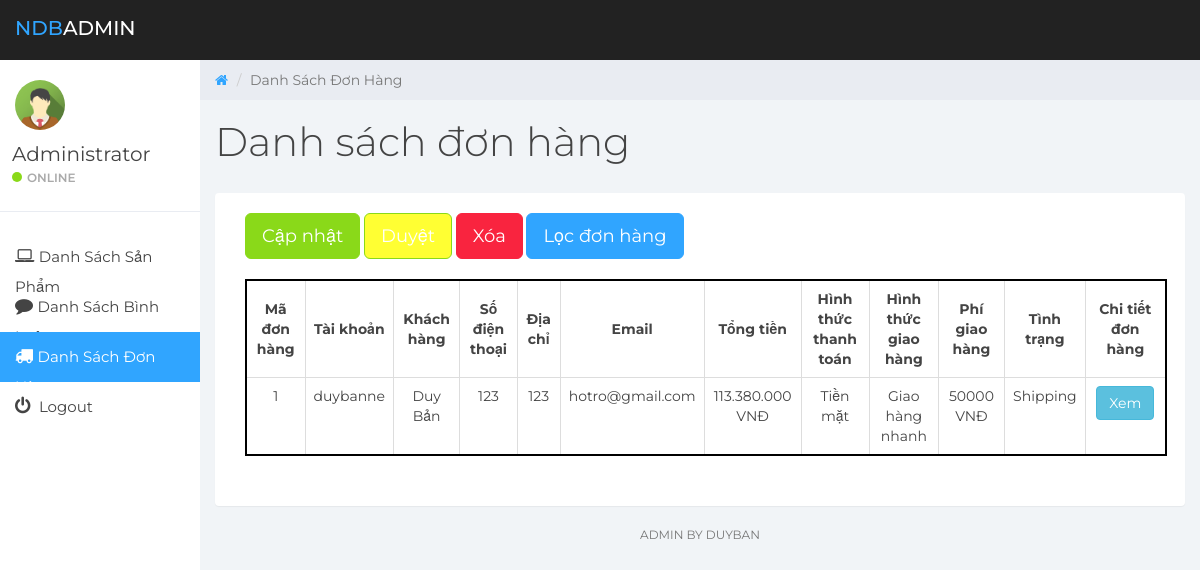
/Admin/order.php, run on the app's committed database.
### tables this page shows
CREATE TABLE IF NOT EXISTS `taikhoan` (
  `username` char(50) NOT NULL,
  `password` char(50) NOT NULL,
  `fullname` varchar(100) NOT NULL,
  `sdt` char(10) NOT NULL,
  `diachi` varchar(200) NOT NULL,
  `email` char(100) NOT NULL,
  `hoatdong` int NOT NULL,
  `loaiTK` int DEFAULT NULL,
  `trangthai` int NOT NULL,
  PRIMARY KEY (`username`)
);

CREATE TABLE IF NOT EXISTS `donhang` (
  `madh` int NOT NULL,
  `ngaydat` varchar(20) NOT NULL,
  `thoigian` varchar(10) NOT NULL,
  `username` varchar(20) NOT NULL,
  `khachhang` varchar(100) NOT NULL,
  `sdt` char(10) NOT NULL,
  `diachi` varchar(200) NOT NULL,
  `email` varchar(100) NOT NULL,
  `tongtien` char(20) NOT NULL,
  `hinhthucTT` varchar(50) NOT NULL,
  `hinhthucGH` varchar(50) NOT NULL,
  `ship` char(20) NOT NULL,
  `trangthai` varchar(20) NOT NULL,
  PRIMARY KEY (`madh`)
);

### Admin/order.php (called while the page is built, shortened)
<?php
	$level = "";
	$level_2 = "../";
	include($level."layout.php");
?>

### Admin/DB.php (called while the page is built, shortened)
<?php
class DP
{
    private static function connect_DB()
    {
        $host = 'localhost';
        $dbname = 'webth';
        $us = 'root';
        $pass = '';
        try {
            $conn = new PDO("mysql:host=$host;dbname=$dbname;charset=utf8mb4", $us, $pass, [
                PDO::ATTR_ERRMODE => PDO::ERRMODE_EXCEPTION,
                PDO::ATTR_PERSISTENT => false,
                PDO::MYSQL_ATTR_INIT_COMMAND => "SET NAMES utf8mb4 COLLATE utf8mb4_unicode_ci"
            ]);
            return $conn;
        } catch (PDOException $e) {
            error_log("Database connection error: " . $e->getMessage());
            return null;
        }
    }
    private static function get_type($var)
    {
        switch (gettype($var)) {
            case 'integer':
                return PDO::PARAM_INT;
        }
    }
    public static function run_query($query, $paras, $type)
    {
        try {
            $con = self::connect_DB();
            $h = $con->prepare($query);
            foreach ($paras as $key => $para) {
                $h->bindValue($key + 1, $para, self::get_type($para));
            }
            $h->execute();
            $result = null;
            switch ($type) {
                case 2:
                    $result = $h->fetchAll();
                    break;
            }
            return $result;
        } catch (PDOException $e) {
            error_log("Query error: " . $e->getMessage());
            return false;
        } catch (Exception $e) {
            error_log("Error: " . $e->getMessage());
            return false;
        }
    }
}

### Admin/content/order_data.php (called while the page is built)
<?php
	include($level.'DB.php');
	$AdminName = DP::run_query("SELECT * FROM taikhoan WHERE loaiTK = 1",[],2);
	if (isset($_GET['customer'])&&isset($_GET['date']))
	{
		$customer="%".$_GET['customer']."%";
		$date="%".$_GET['date']."%";
		$Order_List = DP::run_query("SELECT * FROM donhang WHERE khachhang like ? AND ngaydat like ?",[$customer,$date],2);
	}
	elseif(isset($_GET['customer']))
	{
		$customer="%".$_GET['customer']."%";
		$Product_List=DP::run_query("SELECT * FROM donhang WHERE khachhang like ?",[$customer],2);
	}
	elseif(isset($_GET['date']))
	{
		$date="%".$_GET['date']."%";
		$Product_List=DP::run_query("SELECT * FROM donhang WHERE ngaydat like ?",[$date],2);
	}
	else
	{
		$Order_List = DP::run_query("SELECT * FROM donhang order by madh",[],2);
	}
?>

### Admin/content/order_list.php (the view, shortened to what this page needs)
<div class="row">
	<div class="col-lg-12">
		<h1 class="page-header">Danh sách đơn hàng</h1>
	</div>
</div>
<div class="panel panel-container" style='padding-bottom: 50px'>
	<div class='btn-group-lg' style='margin: 0px 0px 20px 30px'>
		<button type="button" class="btn btn-success" data-toggle="modal" data-target="#Update">Cập nhật</button>
		<button type="button" class="btn btn-success" style="background-color:#FFFF33" data-toggle="modal" data-target="#Approved">Duyệt</button>
		<button type="button" class="btn btn-danger" data-toggle="modal" data-target="#Delete">Xóa</button>
		<button type="button" class="btn btn-primary" data-toggle="modal" data-target="#Filter">Lọc đơn hàng</button>
	</div>
	<table class='table table-bordered' style='width: 95%; border: 2px solid black; margin-left:30px;'>
		<thead>
			<tr>
				<th>Mã đơn hàng</th>
				<th>Tài khoản</th>
				<th>Khách hàng</th>
				<th>Số điện thoại</th>
				<th>Địa chỉ</th>
				<th>Email</th>
				<th>Tổng tiền</th>
				<th>Hình thức thanh toán</th>
				<th>Hình thức giao hàng</th>
				<th>Phí giao hàng</th>
				<th>Tình trạng</th>
				<th>Chi tiết đơn hàng</th>
			</tr>
		</thead>
		<tbody>
			<?php
			foreach ($Order_List as $key) {
				$orderCode = $key['madh'];
				$account = $key['username'];
				$customer = $key['khachhang'];
				$phone = $key['sdt'];
				$address = $key['diachi'];
				$email = $key['email'];
				$tongtien = $key['tongtien'];
				$hinhthuctt = $key['hinhthucTT'];
				$hinhthucgh = $key['hinhthucGH'];
				$ship = $key['ship'];
				$trangthai = $key['trangthai'];
			?>
				<tr>
					<td><?php echo $orderCode; ?></td>
					<td><?php echo $account; ?></td>
					<td><?php echo $customer; ?></td>
					<td><?php echo $phone; ?></td>
					<td><?php echo $address; ?></td>
					<td><?php echo $email; ?></td>
					<td><?php echo number_format($tongtien, 0, ',', '.') . ' VNĐ'; ?></td>
					<td><?php echo $hinhthuctt; ?></td>
					<td><?php echo $hinhthucgh; ?></td>
					<td><?php echo $ship . ' VNĐ'; ?></td>
					<td><?php echo $trangthai; ?></td>
					<td><?php include($level . CONT_ORDER . 'ctdonhang.php'); ?></td>
				</tr>
			<?php
			}
			?>
		</tbody>
	</table>
</div>

### Admin/content/order_sidebar.php (shortened to what this page needs)
<head>
<link rel="stylesheet" href="https://cdnjs.cloudflare.com/ajax/libs/font-awesome/4.7.0/css/font-awesome.min.css">
</head>
<div id="sidebar-collapse" class="col-sm-3 col-lg-2 sidebar">
		<div class="profile-sidebar">
			<div class="profile-userpic">
				<img src="<?php echo $level_2.IMG.'img_avatar2.png';?>" style='border-radius:50%; width:50px,height:50px'>
			</div>
			<div class="profile-usertitle">
				<div class="profile-usertitle-name"><?php echo $AdminName[0]['fullname']; ?></div>
				<div class="profile-usertitle-status"><span class="indicator label-success"></span>Online</div>
			</div>
		</div>
		<ul class="nav menu">
			<li><a href="index.php"><em class="fa fa-laptop icon">&nbsp;</em>Danh Sách Sản Phẩm</a></li>
			<li><a href="comment.php"><em class="fa fa-comment icon">&nbsp;</em>Danh Sách Bình Luận</a></li>
			<li class='active'><a href="order.php"><em class="fa fa-truck icon">&nbsp;</em>Danh Sách Đơn Hàng</a></li>
			<li><a href="<?php echo $level_2.'content/logout.php' ?>"><em class="fa fa-power-off icon">&nbsp;</em> Logout</a></li>
		</ul>
	</div>
	<div class="col-sm-9 col-sm-offset-3 col-lg-10 col-lg-offset-2 main">
		<div class="row">
			<ol class="breadcrumb">
				<li><a href="#">
					<em class="fa fa-home"></em>
				</a></li>
				<li class="active">Danh Sách Đơn Hàng</li>
			</ol>
		</div>

### Admin/content/content_order/ctdonhang.php (shortened to what this page needs)
<button type="button" class="btn btn-info" data-toggle="modal" data-target="<?php echo '#' . $orderCode; ?>">Xem</button>

### Admin/css/styles.css (style rules this page uses)
body { background: #f1f4f7; padding-top: 60px; font-size: 14px; color: #444444; font-family: "Montserrat", "Helvetica Neue", Helvetica, Arial, sans-serif; }
a, a:hover, a:focus { color: #30a5ff; }
h1, h2, h3, h4, h5, h6 { color: #444444; }
h1 { font-weight: 300; font-size: 40px; }
.btn-primary, .btn-primary:hover, .btn-primary:focus, .btn-primary:active, .btn-primary.active, .open > .dropdown-toggle.btn-primary, .btn-primary.disabled, .btn-primary[disabled], fieldset[disabled] .btn-primary, .btn-primary.disabled:hover, .btn-primary[disabled]:hover, fieldset[disabled] .btn-primary:hover, .btn-primary.disabled:focus, .btn-primary[disabled]:focus, fieldset[disabled] .btn-primary:focus, .btn-primary.disabled:active, .btn-primary[disabled]:active, fieldset[disabled] .btn-primary:active, .btn-primary.disabled.active, .btn-primary[disabled].active, fieldset[disabled] .btn-primary.active { background-color: #30a5ff; border-color: #30a5ff; }
.btn-success, .btn-success:hover, .btn-success:focus, .btn-success:active, .btn-success.active, .open > .dropdown-toggle.btn-success, .btn-success.disabled, .btn-success[disabled], fieldset[disabled] .btn-success, .btn-success.disabled:hover, .btn-success[disabled]:hover, fieldset[disabled] .btn-success:hover, .btn-success.disabled:focus, .btn-success[disabled]:focus, fieldset[disabled] .btn-success:focus, .btn-success.disabled:active, .btn-success[disabled]:active, fieldset[disabled] .btn-success:active, .btn-success.disabled.active, .btn-success[disabled].active, fieldset[disabled] .btn-success.active { background-color: #8ad919; border-color: #8ad919; }
.btn-danger, .btn-danger:hover, .btn-danger:focus, .btn-danger:active, .btn-danger.active, .open > .dropdown-toggle.btn-danger, .btn-danger.disabled, .btn-danger[disabled], fieldset[disabled] .btn-danger, .btn-danger.disabled:hover, .btn-danger[disabled]:hover, fieldset[disabled] .btn-danger:hover, .btn-danger.disabled:focus, .btn-danger[disabled]:focus, fieldset[disabled] .btn-danger:focus, .btn-danger.disabled:active, .btn-danger[disabled]:active, fieldset[disabled] .btn-danger:active, .btn-danger.disabled.active, .btn-danger[disabled].active, fieldset[disabled] .btn-danger.active { background-color: #f9243f; border-color: #f9243f; }
.label-success { background-color: #8ad919; }
.panel { border: 0; }
.panel-container { padding-top: 20px; }
.sidebar { display: block; padding: 0; display: none; box-shadow: none; background: #fff; }
.sidebar ul { margin: 20px 0px; }
@media (min-width: 768px) { .sidebar { display: block; position: fixed; top: 60px; bottom: 0; left: 0; z-index: 1000; display: block; margin: 0; padding: 0; overflow-x: hidden; overflow-y: auto; } }
.sidebar ul.nav .active a, .sidebar ul.nav li.parent a.active, .sidebar ul.nav .active > a:hover, .sidebar ul.nav li.parent a.active:hover, .sidebar ul.nav .active > a:focus, .sidebar ul.nav li.parent a.active:focus { color: #fff; background-color: #30a5ff; }
.sidebar ul.nav li a { height: 50px; font-size: 15px; line-height: 2em; color: #444444; }
.profile-sidebar { padding: 10px 0; border-bottom: 1px solid #e9ecf2; }
.indicator { width: 10px; height: 10px; display: inline-block; border-radius: 9999px; margin-right: 5px; }
.profile-userpic img { float: left; margin: 10px 0px 0px 15px; width: 50px; height: 50px; border-radius: 9999px !important; }
.profile-usertitle { float: left; text-align: left; margin: 10px 0 0 12px; }
.profile-usertitle-name { font-size: 20px; margin-bottom: 0px; }
.profile-usertitle-status { text-transform: uppercase; color: #AAA; font-size: 12px; font-weight: 600; margin-bottom: 15px; }
.breadcrumb { border-radius: 0; padding: 10px 15px 10px 15px; background: #e9ecf2; margin: 0; }
h1.page-header { margin-top: 20px; border-bottom: 0; }
.table { background: #fff; }
.table > thead > tr > th { border-bottom: 1px solid #e6e7e8; vertical-align: middle; height: 50px; }

### Admin/content/order_sidebar.php (style rules this page uses)
.icon { font-size:18px; }

### Admin/content/order_list.php (style rules this page uses)
th, td { text-align: center; vertical-align: middle; }

### data on the page
taikhoan: fullname "Administrator"
donhang: madh "1", username "duybanne", khachhang "Duy Bản", sdt "123", diachi "123", email "hotro@gmail.com", tongtien "113.380.000", hinhthucTT "Tiền mặt", hinhthucGH "Giao hàng nhanh", ship "50000", trangthai "Shipping"
